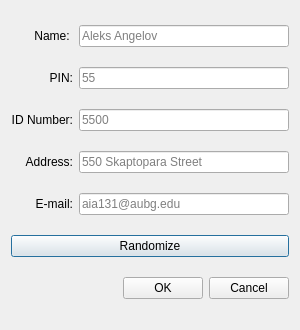
<?xml version="1.0" encoding="UTF-8"?>
<ui version="4.0">
 <class>customerAddDialog</class>
 <widget class="QDialog" name="customerAddDialog">
  <property name="geometry">
   <rect>
    <x>0</x>
    <y>0</y>
    <width>300</width>
    <height>330</height>
   </rect>
  </property>
  <property name="windowTitle">
   <string>Add Customer</string>
  </property>
  <layout class="QGridLayout" name="gridLayout">
   <item row="0" column="0">
    <widget class="QLabel" name="customerAddNameLabel">
     <property name="text">
      <string>Name: </string>
     </property>
     <property name="alignment">
      <set>Qt::AlignRight|Qt::AlignTrailing|Qt::AlignVCenter</set>
     </property>
    </widget>
   </item>
   <item row="0" column="1">
    <widget class="QLineEdit" name="customerAddName">
     <property name="placeholderText">
      <string>Aleks Angelov</string>
     </property>
    </widget>
   </item>
   <item row="1" column="0">
    <widget class="QLabel" name="customerAddPinLabel">
     <property name="text">
      <string>PIN:</string>
     </property>
     <property name="alignment">
      <set>Qt::AlignRight|Qt::AlignTrailing|Qt::AlignVCenter</set>
     </property>
    </widget>
   </item>
   <item row="1" column="1">
    <widget class="QLineEdit" name="customerAddPin">
     <property name="placeholderText">
      <string>55</string>
     </property>
    </widget>
   </item>
   <item row="2" column="0">
    <widget class="QLabel" name="customerAddIdLabel">
     <property name="text">
      <string>ID Number:</string>
     </property>
     <property name="alignment">
      <set>Qt::AlignRight|Qt::AlignTrailing|Qt::AlignVCenter</set>
     </property>
    </widget>
   </item>
   <item row="2" column="1">
    <widget class="QLineEdit" name="customerAddId">
     <property name="placeholderText">
      <string>5500</string>
     </property>
    </widget>
   </item>
   <item row="3" column="0">
    <widget class="QLabel" name="customerAddAddressLabel">
     <property name="text">
      <string>Address:</string>
     </property>
     <property name="alignment">
      <set>Qt::AlignRight|Qt::AlignTrailing|Qt::AlignVCenter</set>
     </property>
    </widget>
   </item>
   <item row="3" column="1">
    <widget class="QLineEdit" name="customerAddAddress">
     <property name="placeholderText">
      <string>550 Skaptopara Street</string>
     </property>
    </widget>
   </item>
   <item row="4" column="0">
    <widget class="QLabel" name="customerAddEmailLabel">
     <property name="text">
      <string>E-mail:</string>
     </property>
     <property name="alignment">
      <set>Qt::AlignRight|Qt::AlignTrailing|Qt::AlignVCenter</set>
     </property>
    </widget>
   </item>
   <item row="4" column="1">
    <widget class="QLineEdit" name="customerAddEmail">
     <property name="placeholderText">
      <string>aia131@aubg.edu</string>
     </property>
    </widget>
   </item>
   <item row="5" column="0" colspan="2">
    <widget class="QPushButton" name="customerAddRandomize">
     <property name="text">
      <string>Randomize</string>
     </property>
     <property name="default">
      <bool>true</bool>
     </property>
    </widget>
   </item>
   <item row="6" column="0" colspan="2">
    <widget class="QDialogButtonBox" name="customerAddBox">
     <property name="orientation">
      <enum>Qt::Horizontal</enum>
     </property>
     <property name="standardButtons">
      <set>QDialogButtonBox::Cancel|QDialogButtonBox::Ok</set>
     </property>
    </widget>
   </item>
  </layout>
 </widget>
 <resources/>
 <connections>
  <connection>
   <sender>customerAddBox</sender>
   <signal>accepted()</signal>
   <receiver>customerAddDialog</receiver>
   <slot>accept()</slot>
   <hints>
    <hint type="sourcelabel">
     <x>248</x>
     <y>254</y>
    </hint>
    <hint type="destinationlabel">
     <x>157</x>
     <y>274</y>
    </hint>
   </hints>
  </connection>
  <connection>
   <sender>customerAddBox</sender>
   <signal>rejected()</signal>
   <receiver>customerAddDialog</receiver>
   <slot>reject()</slot>
   <hints>
    <hint type="sourcelabel">
     <x>316</x>
     <y>260</y>
    </hint>
    <hint type="destinationlabel">
     <x>286</x>
     <y>274</y>
    </hint>
   </hints>
  </connection>
 </connections>
</ui>
